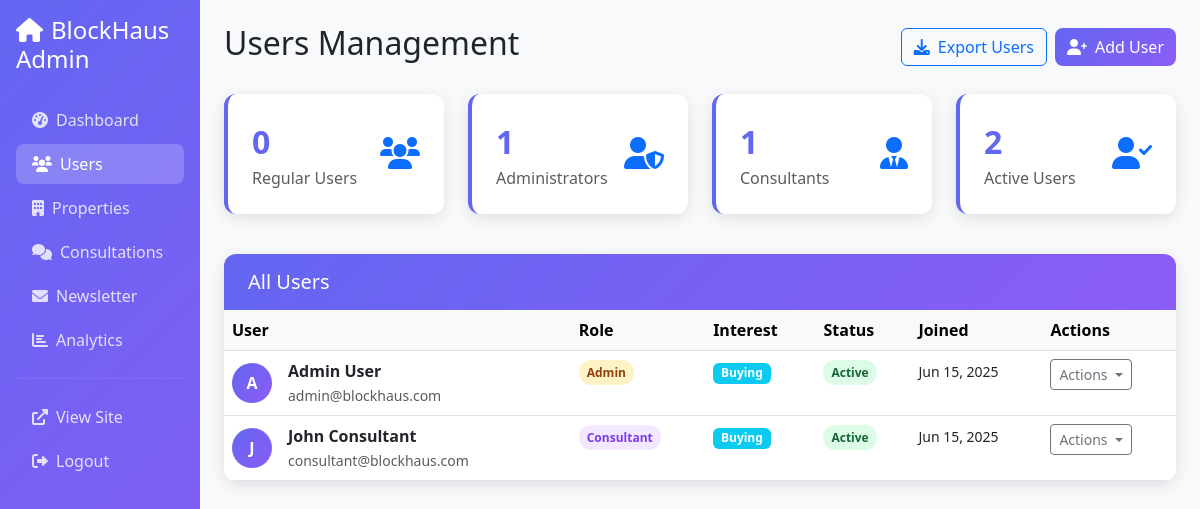
The page /backend/admin/users.php (signed in) on the database its author committed.
### tables this page shows
CREATE TABLE IF NOT EXISTS users (
    id INT AUTO_INCREMENT PRIMARY KEY,
    full_name VARCHAR(255) NOT NULL,
    email VARCHAR(255) UNIQUE NOT NULL,
    password VARCHAR(255) NOT NULL,
    interest_type ENUM('buying', 'selling', 'renting', 'investing') NOT NULL,
    role ENUM('user', 'admin', 'consultant') DEFAULT 'user',
    created_at TIMESTAMP DEFAULT CURRENT_TIMESTAMP,
    updated_at TIMESTAMP DEFAULT CURRENT_TIMESTAMP ON UPDATE CURRENT_TIMESTAMP,
    is_active BOOLEAN DEFAULT TRUE
);

### backend/admin/users.php (the view, shortened to what this page needs)
<?php
$database = new Database();
$conn = $database->getConnection();
$query = "SELECT * FROM users ORDER BY created_at DESC";
$stmt = $conn->prepare($query);
$stmt->execute();
$users = $stmt->fetchAll(PDO::FETCH_ASSOC);
$stats = [];
$query = "SELECT role, COUNT(*) as count FROM users GROUP BY role";
$stmt = $conn->prepare($query);
$stmt->execute();
$role_stats = $stmt->fetchAll(PDO::FETCH_ASSOC);
foreach ($role_stats as $stat) {
    $stats[$stat['role']] = $stat['count'];
}
$query = "SELECT is_active, COUNT(*) as count FROM users GROUP BY is_active";
$stmt = $conn->prepare($query);
$stmt->execute();
$status_stats = $stmt->fetchAll(PDO::FETCH_ASSOC);
foreach ($status_stats as $stat) {
    $stats[$stat['is_active'] ? 'active' : 'inactive'] = $stat['count'];
}
?>
<!DOCTYPE html>
<html lang="en">
<head>
    <link href="https://cdn.jsdelivr.net/npm/bootstrap@5.3.0/dist/css/bootstrap.min.css" rel="stylesheet">
    <link href="https://cdnjs.cloudflare.com/ajax/libs/font-awesome/6.0.0/css/all.min.css" rel="stylesheet">
</head>
<body class="bg-light">
    <div class="container-fluid">
        <div class="row">
            <div class="col-md-3 col-lg-2 sidebar p-0">
                <div class="p-3">
                    <h4 class="text-white mb-4">
                        <i class="fas fa-home me-2"></i>BlockHaus Admin
                    </h4>
                    <nav class="nav flex-column">
                        <a class="nav-link" href="index.php">
                            <i class="fas fa-tachometer-alt me-2"></i>Dashboard
                        </a>
                        <a class="nav-link active" href="users.php">
                            <i class="fas fa-users me-2"></i>Users
                        </a>
                        <a class="nav-link" href="properties.php">
                            <i class="fas fa-building me-2"></i>Properties
                        </a>
                        <a class="nav-link" href="consultations.php">
                            <i class="fas fa-comments me-2"></i>Consultations
                        </a>
                        <a class="nav-link" href="newsletter.php">
                            <i class="fas fa-envelope me-2"></i>Newsletter
                        </a>
                        <a class="nav-link" href="analytics.php">
                            <i class="fas fa-chart-bar me-2"></i>Analytics
                        </a>
                        <hr class="my-3" style="border-color: rgba(255,255,255,0.3);">
                        <a class="nav-link" href="../../index.html" target="_blank">
                            <i class="fas fa-external-link-alt me-2"></i>View Site
                        </a>
                        <a class="nav-link" href="logout.php">
                            <i class="fas fa-sign-out-alt me-2"></i>Logout
                        </a>
                    </nav>
                </div>
            </div>
            <div class="col-md-9 col-lg-10 p-4">
                <div class="d-flex justify-content-between align-items-center mb-4">
                    <h2>Users Management</h2>
                    <div class="d-flex gap-2">
                        <button class="btn btn-outline-primary">
                            <i class="fas fa-download me-2"></i>Export Users
                        </button>
                        <button class="btn btn-primary">
                            <i class="fas fa-user-plus me-2"></i>Add User
                        </button>
                    </div>
                </div>
                <div class="row mb-4">
                    <div class="col-md-3 mb-3">
                        <div class="stat-card">
                            <div class="d-flex align-items-center">
                                <div class="flex-grow-1">
                                    <div class="stat-number"><?php echo $stats['user'] ?? 0; ?></div>
                                    <div class="text-muted">Regular Users</div>
                                </div>
                                <div class="text-primary">
                                    <i class="fas fa-users fa-2x"></i>
                                </div>
                            </div>
                        </div>
                    </div>
                    <div class="col-md-3 mb-3">
                        <div class="stat-card">
                            <div class="d-flex align-items-center">
                                <div class="flex-grow-1">
                                    <div class="stat-number"><?php echo $stats['admin'] ?? 0; ?></div>
                                    <div class="text-muted">Administrators</div>
                                </div>
                                <div class="text-primary">
                                    <i class="fas fa-user-shield fa-2x"></i>
                                </div>
                            </div>
                        </div>
                    </div>
                    <div class="col-md-3 mb-3">
                        <div class="stat-card">
                            <div class="d-flex align-items-center">
                                <div class="flex-grow-1">
                                    <div class="stat-number"><?php echo $stats['consultant'] ?? 0; ?></div>
                                    <div class="text-muted">Consultants</div>
                                </div>
                                <div class="text-primary">
                                    <i class="fas fa-user-tie fa-2x"></i>
                                </div>
                            </div>
                        </div>
                    </div>
                    <div class="col-md-3 mb-3">
                        <div class="stat-card">
                            <div class="d-flex align-items-center">
                                <div class="flex-grow-1">
                                    <div class="stat-number"><?php echo $stats['active'] ?? 0; ?></div>
                                    <div class="text-muted">Active Users</div>
                                </div>
                                <div class="text-primary">
                                    <i class="fas fa-user-check fa-2x"></i>
                                </div>
                            </div>
                        </div>
                    </div>
                </div>
                <div class="table-card">
                    <div class="card-header">
                        <h5 class="mb-0">All Users</h5>
                    </div>
                    <div class="card-body p-0">
                        <div class="table-responsive">
                            <table class="table table-hover mb-0">
                                <thead class="table-light">
                                    <tr>
                                        <th>User</th>
                                        <th>Role</th>
                                        <th>Interest</th>
                                        <th>Status</th>
                                        <th>Joined</th>
                                        <th>Actions</th>
                                    </tr>
                                </thead>
                                <tbody>
                                    <?php foreach ($users as $user): ?>
                                    <tr>
                                        <td>
                                            <div class="d-flex align-items-center">
                                                <div class="user-avatar me-3">
                                                    <?php echo strtoupper(substr($user['full_name'], 0, 1)); ?>
                                                </div>
                                                <div>
                                                    <strong><?php echo htmlspecialchars($user['full_name']); ?></strong>
                                                    <br>
                                                    <small class="text-muted"><?php echo htmlspecialchars($user['email']); ?></small>
                                                </div>
                                            </div>
                                        </td>
                                        <td>
                                            <span class="role-badge role-<?php echo $user['role']; ?>">
                                                <?php echo ucfirst($user['role']); ?>
                                            </span>
                                        </td>
                                        <td>
                                            <span class="badge bg-info"><?php echo ucfirst($user['interest_type']); ?></span>
                                        </td>
                                        <td>
                                            <span class="status-badge status-<?php echo $user['is_active'] ? 'active' : 'inactive'; ?>">
                                                <?php echo $user['is_active'] ? 'Active' : 'Inactive'; ?>
                                            </span>
                                        </td>
                                        <td>
                                            <small><?php echo date('M j, Y', strtotime($user['created_at'])); ?></small>
                                        </td>
                                        <td>
                                            <div class="dropdown">
                                                <button class="btn btn-sm btn-outline-secondary dropdown-toggle" type="button" data-bs-toggle="dropdown">
                                                    Actions
                                                </button>
                                            </div>
                                        </td>
                                    </tr>
                                    <?php endforeach; ?>
                                </tbody>
                            </table>
                        </div>
                    </div>
                </div>
            </div>
        </div>
    </div>
</body>
</html>

### backend/admin/users.php (style rules this page uses)
:root { --primary-purple: #6366f1; --secondary-purple: #8b5cf6; --light-purple: #a855f7; --dark-purple: #4c1d95; }
.sidebar { background: linear-gradient(135deg, var(--primary-purple), var(--secondary-purple)); min-height: 100vh; color: white; }
.sidebar .nav-link { color: rgba(255, 255, 255, 0.8); border-radius: 8px; margin: 2px 0; transition: all 0.3s ease; }
.sidebar .nav-link:hover, .sidebar .nav-link.active { background: rgba(255, 255, 255, 0.2); color: white; }
.stat-card { background: white; border-radius: 12px; padding: 24px; box-shadow: 0 4px 15px rgba(0, 0, 0, 0.1); border-left: 4px solid var(--primary-purple); transition: transform 0.3s ease; }
.stat-number { font-size: 2rem; font-weight: 700; color: var(--primary-purple); }
.table-card { background: white; border-radius: 12px; box-shadow: 0 4px 15px rgba(0, 0, 0, 0.1); overflow: hidden; }
.table-card .card-header { background: linear-gradient(135deg, var(--primary-purple), var(--secondary-purple)); color: white; border: none; padding: 16px 24px; }
.btn-primary { background: linear-gradient(135deg, var(--primary-purple), var(--secondary-purple)); border: none; border-radius: 8px; }
.user-avatar { width: 40px; height: 40px; border-radius: 50%; background: linear-gradient(135deg, var(--primary-purple), var(--secondary-purple)); display: flex; align-items: center; justify-content: center; color: white; font-weight: bold; }
.status-badge { padding: 4px 8px; border-radius: 12px; font-size: 12px; font-weight: bold; }
.status-active { background: #dcfce7; color: #166534; }
.role-badge { padding: 4px 8px; border-radius: 12px; font-size: 12px; font-weight: bold; }
.role-admin { background: #fef3c7; color: #92400e; }
.role-consultant { background: #f3e8ff; color: #7c3aed; }

### rows shown on the page
users: full_name "A", full_name "Admin User", email "admin@blockhaus.com", role "Admin", interest_type "Buying", is_active "Active", created_at "Jun 15, 2025"
users: full_name "J", full_name "John Consultant", email "consultant@blockhaus.com", role "Consultant", interest_type "Buying", is_active "Active", created_at "Jun 15, 2025"

### other values the page prints
$stats['user'] "0"
$stats['admin'] "1"
$stats['consultant'] "1"
$stats['active'] "2"
